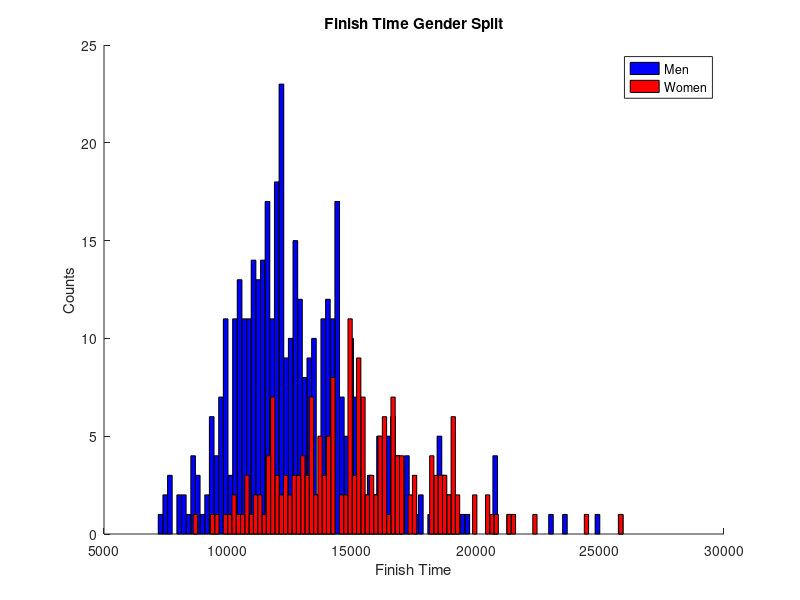

The MATLAB script that drew this image:
% Plot histograms for each gender

hist_bucket_size = 100;

data = csvread("goat2017.csv")(2:end,:);
finish_only_data = data(data(:,9) != 0, :);

gender = finish_only_data(:,5);
men = finish_only_data(logical(gender), :);
women = finish_only_data(!logical(gender), :);

hold on;
figure(1);
hist(men(:,9), hist_bucket_size, "facecolor", "b");
hist(women(:,9), hist_bucket_size, "facecolor", "r");

legend("Men", "Women");
title('Finish Time Gender Split');
xlabel('Finish Time');
ylabel('Counts');
print("GenderSplit.png");
hold off;
